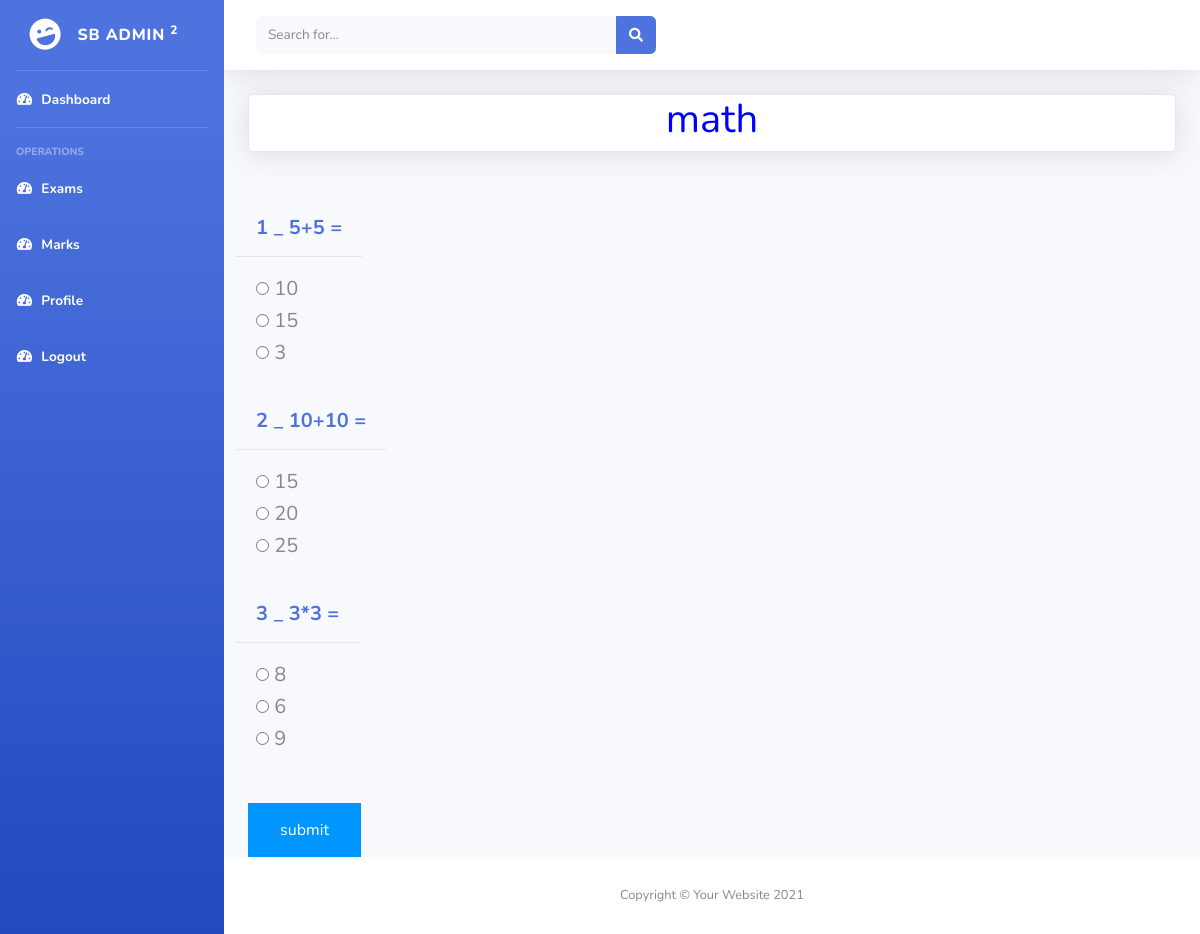
Page /Student/viewExams.php?id=18&name=math (signed in) on the committed database.
### tables this page shows
CREATE TABLE `questions` (
  `course_id` int(11) NOT NULL,
  `questionName` varchar(150) NOT NULL,
  `option1` varchar(20) NOT NULL,
  `option2` varchar(20) NOT NULL,
  `option3` varchar(20) NOT NULL,
  `answer` int(11) NOT NULL,
  `mark` int(11) DEFAULT NULL,
  `id2` int(11) NOT NULL
);

### Student/viewExams.php (the view, shortened to what this page needs)
<!DOCTYPE html>
<html lang="en">
<?php
include_once('../thingsS/head.php');
include_once('../connect/connection.php');
?>
<body id="page-top">
    <div id="wrapper">
        <?php
        include_once('../thingsS/sidebar.php');
        ?>
        <div id="content-wrapper" class="d-flex flex-column">
            <div id="content">
                <nav class="navbar navbar-expand navbar-light bg-white topbar mb-4 static-top shadow">
                    <form
                        class="d-none d-sm-inline-block form-inline mr-auto ml-md-3 my-2 my-md-0 mw-100 navbar-search">
                        <div class="input-group">
                            <input type="text" class="form-control bg-light border-0 small" placeholder="Search for..."
                                aria-label="Search" aria-describedby="basic-addon2">
                            <div class="input-group-append">
                                <button class="btn btn-primary" type="button">
                                    <i class="fas fa-search fa-sm"></i>
                                </button>
                            </div>
                        </div>
                    </form>
                </nav>
                <div class="container-fluid">
                    <div class="card shadow mb-4">
                    <h1 style="color:blue;text-align:center;"><?php echo $_GET['name'] ?></h1>
                    </div>
                    <br>
                    <?php
                       $query="SELECT * FROM questions WHERE course_id='".$_GET['id']."'";
                       $result=mysqli_query($connection,$query);
                       $num=mysqli_num_rows($result);
                           for($i=1;$i<=$num;$i++){
                        $row=mysqli_fetch_assoc($result);
                    ?>
                    <div class="row">
                        <div>
                                <div class="card-header py-3">
                                    <h5 class="m-0 font-weight-bold text-primary"> <?php echo "$i _ ".$row['questionName']."" ?></h5>
                                </div>
                                <div class="card-body">
                                    <form action='viewMarks.php?id=<?php echo $_GET['id'] ?>' method="POST">
                                <h5> <input type="radio" value="1" name="options[<?php echo $row['id2'] ?>]" class="radio"> <?php echo $row['option1'] ?></h5>
                                <h5> <input type="radio" value="2" name="options[<?php echo $row['id2'] ?>]" class="radio"> <?php echo $row['option2'] ?></h5>
                                <h5> <input type="radio" value="3" name="options[<?php echo $row['id2'] ?>]" class="radio"> <?php echo $row['option3'] ?></h5>
                                </div>
                            </div>
                    </div>
<?php
                    }
?>
<br>
    <button style="background-color: #0096FF;
  border: none;
  color: white;
  padding: 15px 32px;
  text-align: center;
  text-decoration: none;
  display: inline-block;
  font-size: 16px;" type="submit">submit</button>
                </div>
            </div>
            <footer class="sticky-footer bg-white">
                <div class="container my-auto">
                    <div class="copyright text-center my-auto">
                        <span>Copyright &copy; Your Website 2021</span>
                    </div>
                </div>
            </footer>
        </div>
    </div>
</body>
</html>

### rows in the picture
questions: questionName "5+5 =", option1 "10", option2 "15", option3 "3"
questions: questionName "10+10 =", option1 "15", option2 "20", option3 "25"
questions: questionName "3*3 =", option1 "8", option2 "6", option3 "9"

### other values in the picture
$_GET['name'] "math"
